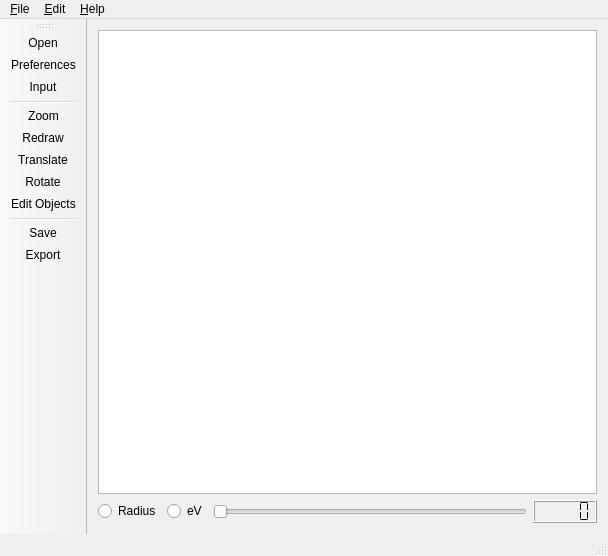
<?xml version="1.0" encoding="UTF-8"?>
<ui version="4.0">
 <class>MainWindow</class>
 <widget class="QMainWindow" name="MainWindow">
  <property name="geometry">
   <rect>
    <x>0</x>
    <y>0</y>
    <width>608</width>
    <height>556</height>
   </rect>
  </property>
  <property name="windowTitle">
   <string>pattern - LEED simulator</string>
  </property>
  <property name="windowIcon">
   <iconset resource="res/icons.qrc">
    <normaloff>:/pattern_32x32.png</normaloff>:/pattern_32x32.png</iconset>
  </property>
  <property name="toolButtonStyle">
   <enum>Qt::ToolButtonIconOnly</enum>
  </property>
  <widget class="QWidget" name="centralWidget">
   <layout class="QVBoxLayout" name="verticalLayout_2">
    <item>
     <layout class="QHBoxLayout" name="horizontalLayout_2">
      <item>
       <layout class="QVBoxLayout" name="verticalLayout">
        <item>
         <widget class="QGraphicsView" name="graphicsView"/>
        </item>
        <item>
         <layout class="QHBoxLayout" name="horizontalLayout">
          <item>
           <widget class="QRadioButton" name="radioRadius">
            <property name="text">
             <string>Radius</string>
            </property>
           </widget>
          </item>
          <item>
           <widget class="QRadioButton" name="radioEnergy">
            <property name="text">
             <string>eV</string>
            </property>
           </widget>
          </item>
          <item>
           <widget class="QSlider" name="zoomSlider">
            <property name="orientation">
             <enum>Qt::Horizontal</enum>
            </property>
           </widget>
          </item>
          <item>
           <widget class="QLCDNumber" name="lcdNumber">
            <property name="lineWidth">
             <number>1</number>
            </property>
            <property name="midLineWidth">
             <number>0</number>
            </property>
            <property name="smallDecimalPoint">
             <bool>false</bool>
            </property>
            <property name="segmentStyle">
             <enum>QLCDNumber::Flat</enum>
            </property>
           </widget>
          </item>
         </layout>
        </item>
       </layout>
      </item>
     </layout>
    </item>
   </layout>
  </widget>
  <widget class="QMenuBar" name="menuBar">
   <property name="geometry">
    <rect>
     <x>0</x>
     <y>0</y>
     <width>608</width>
     <height>21</height>
    </rect>
   </property>
   <widget class="QMenu" name="menuFile">
    <property name="title">
     <string>&amp;File</string>
    </property>
    <widget class="QMenu" name="menuOpenRecent">
     <property name="title">
      <string>Open &amp;Recent</string>
     </property>
     <addaction name="separator"/>
    </widget>
    <addaction name="actionOpen"/>
    <addaction name="actionPreferences"/>
    <addaction name="menuOpenRecent"/>
    <addaction name="actionClose"/>
   </widget>
   <widget class="QMenu" name="menuEdit">
    <property name="title">
     <string>&amp;Edit</string>
    </property>
    <addaction name="actionCopy"/>
    <addaction name="actionSave"/>
    <addaction name="actionExport"/>
   </widget>
   <widget class="QMenu" name="menuHelp">
    <property name="title">
     <string>&amp;Help</string>
    </property>
    <addaction name="actionContact"/>
    <addaction name="actionAboutPattern"/>
   </widget>
   <addaction name="menuFile"/>
   <addaction name="menuEdit"/>
   <addaction name="menuHelp"/>
  </widget>
  <widget class="QToolBar" name="toolBar">
   <property name="windowTitle">
    <string/>
   </property>
   <property name="layoutDirection">
    <enum>Qt::LeftToRight</enum>
   </property>
   <property name="autoFillBackground">
    <bool>false</bool>
   </property>
   <property name="movable">
    <bool>true</bool>
   </property>
   <property name="toolButtonStyle">
    <enum>Qt::ToolButtonIconOnly</enum>
   </property>
   <property name="floatable">
    <bool>false</bool>
   </property>
   <attribute name="toolBarArea">
    <enum>LeftToolBarArea</enum>
   </attribute>
   <attribute name="toolBarBreak">
    <bool>false</bool>
   </attribute>
   <addaction name="actionOpen"/>
   <addaction name="actionPreferences"/>
   <addaction name="actionInput"/>
   <addaction name="separator"/>
   <addaction name="actionZoom"/>
   <addaction name="actionRedraw"/>
   <addaction name="actionTranslate"/>
   <addaction name="actionRotate"/>
   <addaction name="actionEditObjects"/>
   <addaction name="separator"/>
   <addaction name="actionSave"/>
   <addaction name="actionExport"/>
  </widget>
  <widget class="QStatusBar" name="statusBar"/>
  <action name="actionOpen">
   <property name="icon">
    <iconset resource="res/icons.qrc">
     <normaloff>:/folder_fill_32x32.png</normaloff>:/folder_fill_32x32.png</iconset>
   </property>
   <property name="text">
    <string>&amp;Open...</string>
   </property>
   <property name="shortcut">
    <string>Ctrl+O</string>
   </property>
  </action>
  <action name="actionClose">
   <property name="icon">
    <iconset resource="res/icons.qrc">
     <normaloff>:/exit_128x128.png</normaloff>:/exit_128x128.png</iconset>
   </property>
   <property name="text">
    <string>&amp;Exit</string>
   </property>
  </action>
  <action name="actionPreferences">
   <property name="icon">
    <iconset resource="res/icons.qrc">
     <normaloff>:/cog_32x32.png</normaloff>:/cog_32x32.png</iconset>
   </property>
   <property name="text">
    <string>&amp;Preferences</string>
   </property>
   <property name="shortcut">
    <string>Ctrl+P</string>
   </property>
  </action>
  <action name="actionSave">
   <property name="icon">
    <iconset resource="res/icons.qrc">
     <normaloff>:/save_32x32.png</normaloff>:/save_32x32.png</iconset>
   </property>
   <property name="text">
    <string>Save</string>
   </property>
   <property name="toolTip">
    <string>Save</string>
   </property>
   <property name="shortcut">
    <string>Ctrl+S</string>
   </property>
  </action>
  <action name="actionZoom">
   <property name="checkable">
    <bool>true</bool>
   </property>
   <property name="icon">
    <iconset resource="res/icons.qrc">
     <normaloff>:/magnifying_glass_32x32.png</normaloff>:/magnifying_glass_32x32.png</iconset>
   </property>
   <property name="text">
    <string>Zoom</string>
   </property>
   <property name="toolTip">
    <string>Set magnification</string>
   </property>
   <property name="shortcut">
    <string>Ctrl+M</string>
   </property>
  </action>
  <action name="actionContact">
   <property name="icon">
    <iconset resource="res/icons.qrc">
     <normaloff>:/mail_32x32.png</normaloff>:/mail_32x32.png</iconset>
   </property>
   <property name="text">
    <string>&amp;Contact</string>
   </property>
   <property name="toolTip">
    <string>Contact/Report Bug...</string>
   </property>
  </action>
  <action name="actionAboutPattern">
   <property name="icon">
    <iconset resource="res/icons.qrc">
     <normaloff>:/info_16x32.png</normaloff>:/info_16x32.png</iconset>
   </property>
   <property name="text">
    <string>&amp;About Pattern</string>
   </property>
   <property name="toolTip">
    <string>About Pattern...</string>
   </property>
  </action>
  <action name="actionRedraw">
   <property name="icon">
    <iconset resource="res/icons.qrc">
     <normaloff>:/reload_alt_24x28.png</normaloff>:/reload_alt_24x28.png</iconset>
   </property>
   <property name="text">
    <string>Redraw</string>
   </property>
   <property name="shortcut">
    <string>Ctrl+D</string>
   </property>
  </action>
  <action name="actionEditObjects">
   <property name="icon">
    <iconset resource="res/icons.qrc">
     <normaloff>:/list_nested_32x28.png</normaloff>:/list_nested_32x28.png</iconset>
   </property>
   <property name="text">
    <string>&amp;Edit Objects</string>
   </property>
   <property name="toolTip">
    <string>Object Editor</string>
   </property>
   <property name="shortcut">
    <string>Ctrl+E</string>
   </property>
  </action>
  <action name="actionTranslate">
   <property name="checkable">
    <bool>true</bool>
   </property>
   <property name="icon">
    <iconset resource="res/icons.qrc">
     <normaloff>:/move_32x32.png</normaloff>:/move_32x32.png</iconset>
   </property>
   <property name="text">
    <string>&amp;Translate</string>
   </property>
   <property name="toolTip">
    <string>(x,y) move</string>
   </property>
   <property name="shortcut">
    <string>Ctrl+T</string>
   </property>
  </action>
  <action name="actionRotate">
   <property name="checkable">
    <bool>true</bool>
   </property>
   <property name="icon">
    <iconset resource="res/icons.qrc">
     <normaloff>:/spin_28x32.png</normaloff>:/spin_28x32.png</iconset>
   </property>
   <property name="text">
    <string>Rotate</string>
   </property>
   <property name="toolTip">
    <string>Rotate</string>
   </property>
   <property name="shortcut">
    <string>Ctrl+R</string>
   </property>
  </action>
  <action name="actionInput">
   <property name="icon">
    <iconset resource="res/icons.qrc">
     <normaloff>:/pencil_32x32.png</normaloff>:/pencil_32x32.png</iconset>
   </property>
   <property name="text">
    <string>&amp;Input</string>
   </property>
   <property name="shortcut">
    <string>Ctrl+I</string>
   </property>
  </action>
  <action name="actionExport">
   <property name="icon">
    <iconset resource="res/icons.qrc">
     <normaloff>:/arrow_right_32x32.png</normaloff>:/arrow_right_32x32.png</iconset>
   </property>
   <property name="text">
    <string>Export...</string>
   </property>
   <property name="toolTip">
    <string>Export Image</string>
   </property>
  </action>
  <action name="actionCopy">
   <property name="icon">
    <iconset resource="res/icons.qrc">
     <normaloff>:/new_window_32x32.png</normaloff>:/new_window_32x32.png</iconset>
   </property>
   <property name="text">
    <string>&amp;Copy</string>
   </property>
   <property name="toolTip">
    <string>Copy to clipboard</string>
   </property>
   <property name="shortcut">
    <string>Ctrl+C</string>
   </property>
  </action>
 </widget>
 <layoutdefault spacing="6" margin="11"/>
 <resources>
  <include location="res/icons.qrc"/>
 </resources>
 <connections>
  <connection>
   <sender>actionClose</sender>
   <signal>triggered()</signal>
   <receiver>MainWindow</receiver>
   <slot>close()</slot>
   <hints>
    <hint type="sourcelabel">
     <x>-1</x>
     <y>-1</y>
    </hint>
    <hint type="destinationlabel">
     <x>303</x>
     <y>277</y>
    </hint>
   </hints>
  </connection>
 </connections>
</ui>
